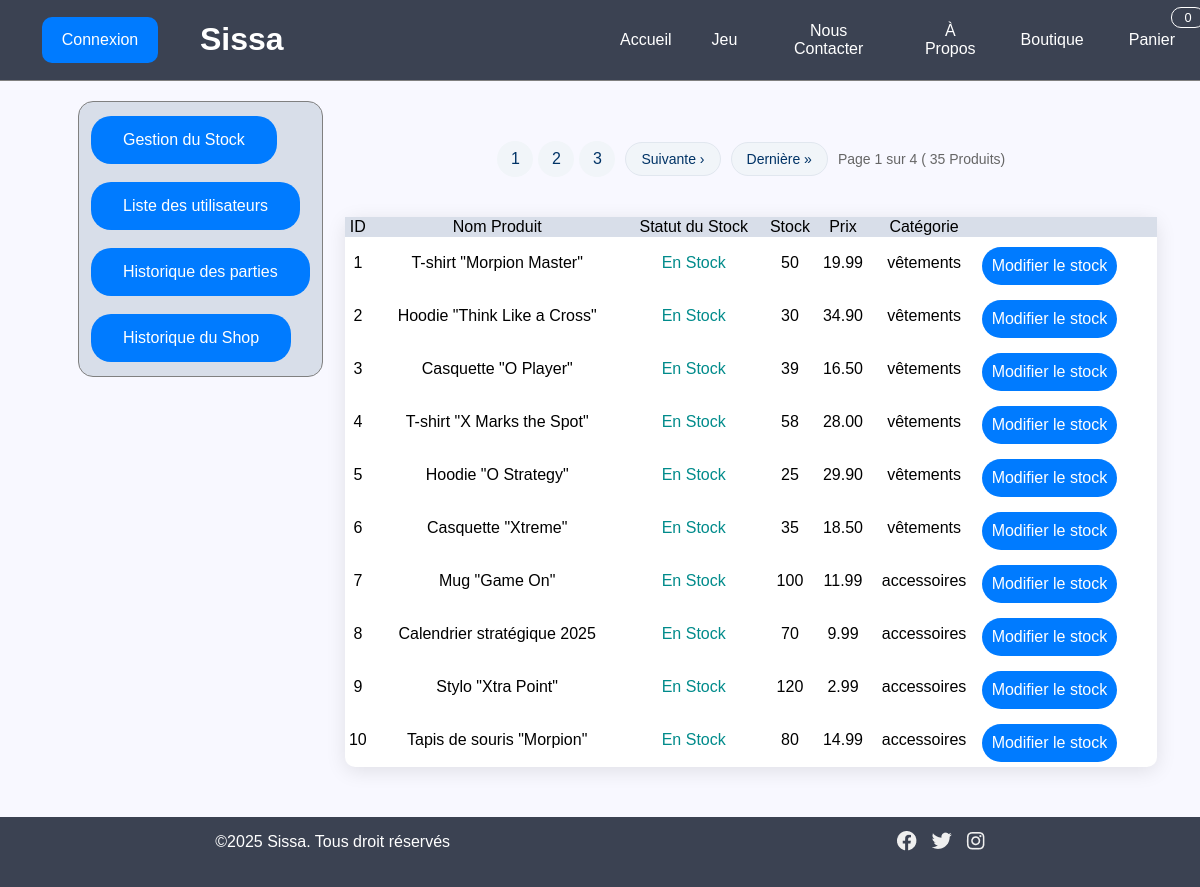
The app's page /Projet/pages/admin.php?action=STK with its own data.
### tables this page shows
CREATE TABLE Article(
   idArticle INT AUTO_INCREMENT,
   prix DECIMAL(8,2),
   nom VARCHAR(50) NOT NULL,
   stock INT NOT NULL,
   description VARCHAR(200) NOT NULL,
   lien_image VARCHAR(50),
   PRIMARY KEY(idArticle)
);

### Projet/common/db.php (called while the page is built, shortened)
<?php
function isConnected(){
    return isset($_SESSION['user']);
}
function getNumberOfProducts($db){
    try{
        $stmt = $db->prepare("SELECT COUNT(*) as cs FROM article ");
        $stmt->execute();
        $count = $stmt->fetch(PDO::FETCH_ASSOC);
        return $count['cs'];
    }catch(PDOException $e){
        header("Location: ../pages/error_page.php");
        exit();
    }
}
function getProducts($pdo,$page,$page_size){
    try{
        $stmt = $pdo->prepare('
        SELECT a.idArticle as id,a.nom as name, a.prix as prix, a.stock as stk, a.categorie as ctg from article a
        limit ?,?
        ');
        $debut =($page-1) * $page_size;
        $stmt->bindParam(1,$debut, PDO::PARAM_INT);
        $stmt->bindParam(2,$page_size, PDO::PARAM_INT);
        $stmt->execute();
        $commandes = $stmt->fetchAll(PDO::FETCH_ASSOC);
        return $commandes;
    }catch(PDOException $e){
        header("Location: ../pages/error_page.php");
        exit();
    }
}
?>

### Projet/admin/listArticles.php (the view, shortened to what this page needs)
<?php
    require_once("../common/db.php");
    function afficheArticles($db,$page){
        try{
            $result = getProducts($db,$page,$GLOBALS['product_per_page']);
            echo "<table class=\"list-table\">";
            echo "<thead><tr><td>ID</td><td>Nom Produit</td><td>Statut du Stock</td><td>Stock</td><td>Prix</td><td>Catégorie</td><td></td></tr></thead>";
            foreach($result as $product){
                $id= $product['id'];
                $name= $product['name'];
                $status_style = $product['stk']==0?"#ff2500":"#008b8b";
                $status= $product['stk']==0?"Rupture de stock":"En Stock";
                $stock= $product['stk'];
                $prix = $product['prix'];
                $categorie = $product['ctg'];
                echo "<tr>
                <td>
                    <div class=\"list-table-element\">$id</div>
                </td>
                <td>
                <div class=\"list-table-element\">
                    $name
                </div>
                </td>
                <td>
                <div style=\"color: $status_style;\"class=\"list-table-element\">
                    $status
                </div>
                </td>
                <td>
                <div class=\"list-table-element\">
                    $stock
                </div>
                </td>
                <td>
                <div class=\"list-table-element\">
                    $prix
                </div>
                </td>
                <td>
                <div class=\"list-table-element\">
                    $categorie
                </div>
                </td>
                <td>
                <div class=\"list-table-element\">
                    <a class =\"color-button table-button\" href=\"../pages/admin.php?action=MPS&id=$id\">Modifier le stock</a>
                </div>
                </td>
                </tr>";
            }
            echo "<caption>";
            $name ="Produits";
            $numberofproducts = getNumberOfProducts($db);
            $nombre_pages=floor( $numberofproducts/$GLOBALS['product_per_page'] + (($numberofproducts%$GLOBALS['product_per_page']==0)?0:1));
            generatePagination("admin.php",$page,$nombre_pages,"STK",$numberofproducts ,$name);
            echo "</caption>";
            echo "</table>";
        }catch(PDOException $e){
            echo "Une erreur est survenue";
        }
    }
    $db = connect();
    $page = 1;
    afficheArticles($db,$page);
?>

### Projet/pages/admin.php (shortened to what this page needs)
<!DOCTYPE html>
<html lang="fr">
<head>
    <?php
        include("../common/styles.php")
    ?>
    <link rel="stylesheet" href="admin.css">
    <link rel="stylesheet" href="shop.css">
    <link rel="stylesheet" href="login.css">
</head>
<body>
    <?php
        require_once("../common/db.php");
        require_once("../admin/pagination.php");
        include("../common/nav.php");
    ?>
    <div class="content">
        <div class="admin-nav">
            <div class="admin-nav-element">
                <a class ="color-button" href="admin.php?action=STK">Gestion du Stock</a>
            </div>
            <div class="admin-nav-element">
                <a class ="color-button" href="admin.php?action=USR">Liste des utilisateurs</a>
            </div>
            <div class="admin-nav-element">
                <a class ="color-button" href="admin.php?action=HGM">Historique des parties</a>
            </div>
            <div class="admin-nav-element">
                <a class ="color-button" href="admin.php?action=HSH">Historique du Shop</a>
            </div>
        </div>
        <div class="data">
        <?php
        if(!empty($_GET) && isset($_GET['action'])){
            $action = $_GET['action'];
            if($action == "USR"){
                include("../admin/listUser.php");
            }else if($action=='HSH'){
                include("../admin/listPurchases.php");
            }else if($action =='STK'){
                include("../admin/listArticles.php");
            }else if($action =="MPS"){
                if(isset($_GET['id'])&&preg_match("/^[0-9]+$/",$_GET['id'])){
                    getStockForm();
                }else{
                    header("Location: error_page.php");
                    exit();
                }
            }
        }
    ?>
    </div>
    </div>
    <?php
        include("../common/footer.php");
    ?>
</body>
</html>

### Projet/common/styles.php
<link rel="stylesheet" href="palette.css">
<link rel="stylesheet" href="style.css">

### Projet/common/nav.php (shortened to what this page needs)
<?php
$nb_articles = 0;
$nav_pages = array("index.php"=>"Accueil","jeu.php"=>"Jeu","contact.php"=>"Nous Contacter","a_propos.php"=>"À Propos","shop.php"=>"Boutique","panier.php"=>"Panier");
$current_page = $_SERVER['REQUEST_URI'];
$page = explode("/",$current_page);
$current_page = end($page);
$current_page = explode("?",$current_page);
$current_page = reset($current_page);
?>
<div class="navbar">
    <div class = "connect-navbar">
        <?php
            if(isConnected()){
                echo "<a class =\"color-button disconnect-button\" href = \"deconnexion.php\">Deconnexion</a>";
            }else echo "<a class =\"color-button\" href = \"login.php\">Connexion</a>";
        ?>
    </div>
    <div class ="title-navbar">
        <h1 id="titre"> Sissa </h1>
    </div>
    <div class= "inner-navbar">
        <?php
            foreach ($nav_pages as $key => $value) {
                if($key == "panier.php"){
                    echo "<div class=\"panier\">";
                    if($key == $current_page){
                        echo "<a class =\"page_selected\"href=\"panier.php\">Panier</a>";
                    }else{
                        echo "<a href=\"panier.php\">Panier</a>";
                    }
                    echo "<span class=\"badge-panier\">$nb_articles</span>";
                    echo "</div>";
                }else{
                    if($key == $current_page){
                        echo "<a class= \"page_selected\"href = \"$key\">$value</a>";
                    }else{
                        echo "<a href = \"$key\">$value</a>";
                    }
                }
            }
        ?>
    </div>
</div>

### Projet/admin/pagination.php (shortened to what this page needs)
<?php
require_once("../common/db.php");
function generatePagination($phppage,$page_courante,$nombre_pages,$action,$total_elements,$name){
    if ($nombre_pages > 1){
        echo "<div class=\"pagination\">";
        echo "<div class=\"controles-pagination\">";
        echo "<div class=\"pages-numeros\">";
        $intervalle = 2;
        for ($i = max(1, $page_courante - $intervalle); $i <= min($nombre_pages, $page_courante + $intervalle); $i++) {
            $classe_page = ($i == $page_courante) ? 'page-active' : '';
            echo "<a href=\"$phppage?page=$i&action=$action\" class=\"numero-page\" $classe_page\">$i</a>";
        }
        echo "</div>";
        if ($page_courante < $nombre_pages){
            $next = $page_courante +1;
            echo "<a href=\"$phppage?page=$next&action=$action\" class=\"bouton-pagination\">Suivante &rsaquo;</a>";
            echo "<a href=\"$phppage?page=$nombre_pages&action=$action\" class=\"bouton-pagination\">Dernière &raquo;</a>";
        }
        echo "<div class=\"info-pagination\">";
        echo "Page $page_courante sur $nombre_pages ( $total_elements $name)";
        echo "</div>";
        echo "</div>";
        echo "</div>";
    }
}
?>

### Projet/common/footer.php
<footer class="footer">
    <div class="footer-content">
        <p>©2025 Sissa. Tous droit réservés</p>
        <img src="../images/medias.png" alt="medias">
    </div>
</footer>

### Projet/pages/palette.css (style rules this page uses)
:root { --sissa_dark_blue: #3b4252; --sissa_light_blue: #007BFF; --sissa_night_sky: #003366; --sissa_error_red: #d9534f; }

### Projet/pages/style.css (style rules this page uses)
html { height: 100%; margin: 0; padding: 0; background-color: ghostwhite; }
body { font-family: Helvetica, sans-serif; height: 100%; margin: 0; padding: 0; display: table; width: 100%; }
.footer { background-color: var(--sissa_dark_blue); overflow: hidden; border-bottom: 1px solid grey; color: white; width: 100%; height: 70px; display: table-row; }
.footer-content { display: flex; align-items: center; justify-content: space-around; }
.navbar { background-color: var(--sissa_dark_blue); overflow: hidden; display: grid; grid-template-columns: 1fr 2fr 3fr; border-bottom: 1px solid grey; }
.connect-navbar { grid-column: 1; display: flex; align-items: center; justify-content: center; }
.title-navbar { grid-column: 2; display: flex; justify-content: left; }
.inner-navbar { grid-column: 3; display: flex; justify-content: space-evenly; align-items: center; vertical-align: middle; }
a { float: left; display: block; color: white; text-align: center; text-decoration: none; }
p { text-align: left; }
.navbar a { float: left; display: block; color: white; text-align: center; padding: 14px 20px; text-decoration: none; border-radius: 10px; }
#titre { color: white; }
.content { padding: 20px; text-align: center; }
.color-button { background-color: var(--sissa_light_blue); color: white; border: none; padding: 15px 32px; text-align: center; text-decoration: none; display: inline-block; font-size: 16px; margin: 4px 2px; cursor: pointer; border-radius: 20px; }
.panier { position: relative; display: inline-block; margin: 0 5px; }
.panier a { display: inline-block; position: relative; padding : 14px 20px; text-align: center; }
.badge-panier { position: absolute; top: -10px; right: -10px; background: transparent; color: white; padding: 2px 8px; border-radius: 10px; font-size: 0.8em; min-width: 16px; text-align: center; z-index: 1; border : 1px solid white; }

### Projet/pages/admin.css (style rules this page uses)
.admin-nav { grid-column: 1; float: left; height: 90%; width: fit-content; margin-left: 5%; display: table; background-color: #d8dee9; border: solid 1px grey; border-radius: 15px; border-spacing: 10px; }
.admin-nav-element { display: table-row; }
.list-table { grid-column: 2; width: 70%; background:white; border-radius:10px; box-shadow: 0 4px 20px rgba(0,0,0,0.1); margin-bottom: 30px; margin-left: auto; margin-right: auto; border-collapse: collapse; display: table; }
.list-table thead { background-color: #d8dee9; }
.list-table-element { margin-top: 5px; margin-bottom: 5px; }
.table-button { padding: 10px; }
tr td { white-space: nowrap; width: max-content; }

### Projet/pages/shop.css (style rules this page uses)
.pagination { margin: 40px 0; display: flex; flex-direction: column; align-items: center; gap: 15px; }
.controles-pagination { display: flex; flex-wrap: wrap; justify-content: center; gap: 10px; align-items: center; }
.bouton-pagination { padding: 8px 15px; background-color: #f1f5f9; color: var(--sissa_night_sky); border-radius: 20px; text-decoration: none; font-size: 14px; transition: all 0.3s ease; border: 1px solid #e1e7ef; }
.pages-numeros { display: flex; gap: 5px; }
.numero-page { display: flex; align-items: center; justify-content: center; width: 36px; height: 36px; border-radius: 50%; text-decoration: none; font-weight: 500; color: var(--sissa_night_sky); background-color: #f1f5f9; transition: all 0.3s ease; }
.info-pagination { color: #666; font-size: 14px; }

### records on screen
article: idArticle "1", nom "T-shirt \"Morpion Master\"", stock "En Stock", stock "50", prix "19.99", categorie "vêtements"
article: idArticle "2", nom "Hoodie \"Think Like a Cross\"", stock "En Stock", stock "30", prix "34.90", categorie "vêtements"
article: idArticle "3", nom "Casquette \"O Player\"", stock "En Stock", stock "39", prix "16.50", categorie "vêtements"
article: idArticle "4", nom "T-shirt \"X Marks the Spot\"", stock "En Stock", stock "58", prix "28.00", categorie "vêtements"
article: idArticle "5", nom "Hoodie \"O Strategy\"", stock "En Stock", stock "25", prix "29.90", categorie "vêtements"
article: idArticle "6", nom "Casquette \"Xtreme\"", stock "En Stock", stock "35", prix "18.50", categorie "vêtements"
article: idArticle "7", nom "Mug \"Game On\"", stock "En Stock", stock "100", prix "11.99", categorie "accessoires"
article: idArticle "8", nom "Calendrier stratégique 2025", stock "En Stock", stock "70", prix "9.99", categorie "accessoires"
article: idArticle "9", nom "Stylo \"Xtra Point\"", stock "En Stock", stock "120", prix "2.99", categorie "accessoires"
article: idArticle "10", nom "Tapis de souris \"Morpion\"", stock "En Stock", stock "80", prix "14.99", categorie "accessoires"

### other values on screen
$value "Accueil"
$value "Jeu"
$value "Nous Contacter"
$value "À Propos"
$value "Boutique"
$page_courante "1"
$nombre_pages "4"
$total_elements "35"
$name "Produits"
